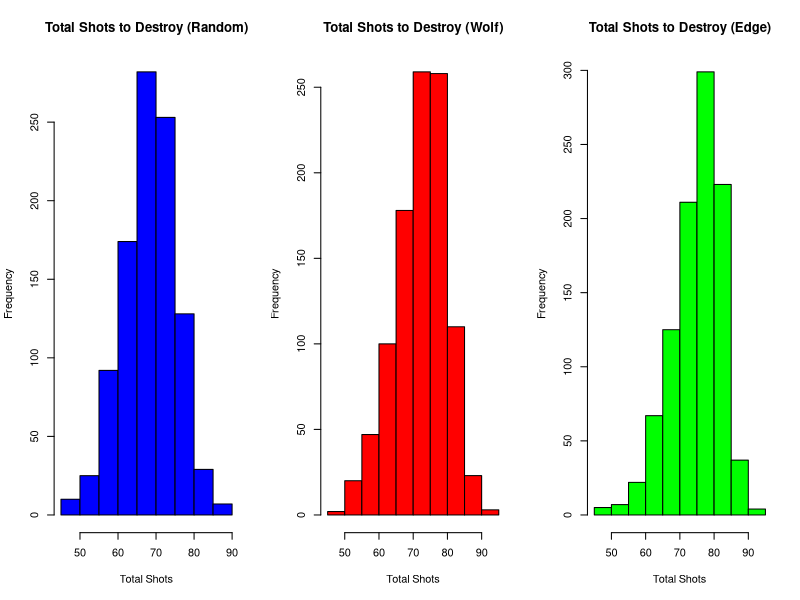
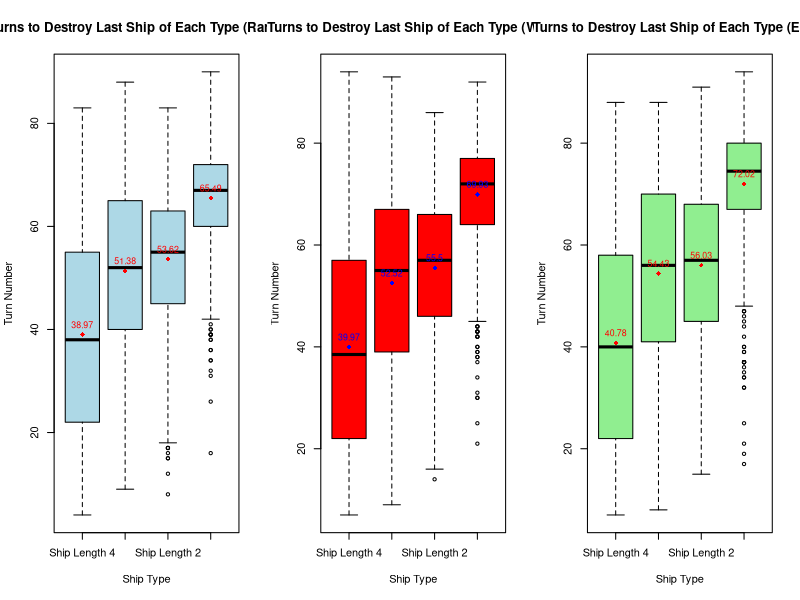

These figures' R source, in order:
## ---- chunk 1
knitr::opts_chunk$set(echo = TRUE)
## ---- chunk 2
set.seed(42)
### MAIN CODE ###


#surrounding cells, used by the next function
is_surrounding_empty <- function(board, row_start, row_end, col_start, 
                                 col_end) {
  row_start <- max(row_start - 1, 1)
  row_end <- min(row_end + 1, nrow(board))
  col_start <- max(col_start - 1, 1)
  col_end <- min(col_end + 1, ncol(board))
  return(all(board[row_start:row_end, col_start:col_end] == 0))
}
#place a ship
place_ship <- function(board, ship_length) {
  valid_placement <- FALSE
  while (!valid_placement) {
    orientation <- sample(1:2, 1)  
    if (orientation == 1) {  
      row <- sample(1:nrow(board), 1)
      col_start <- sample(1:(ncol(board) - ship_length + 1), 1)
      col_end <- col_start + ship_length - 1
      if (is_surrounding_empty(board, row, row, col_start, col_end)) {
        board[row, col_start:col_end] <- 1
        valid_placement <- TRUE
      }
    } else {
      col <- sample(1:ncol(board), 1)
      row_start <- sample(1:(nrow(board) - ship_length + 1), 1)
      row_end <- row_start + ship_length - 1
      if (is_surrounding_empty(board, row_start, row_end, col, col)) {
        board[row_start:row_end, col] <- 1
        valid_placement <- TRUE
      }
    }
  }
  return(board)
}
#if ship is destroyed
is_ship_destroyed <- function(board, row, col) {
  directions <- list(c(-1, 0), c(1, 0), c(0, -1), c(0, 1))
  
  #Check direction
  for (dir in directions) {
    offset <- 1
    while (TRUE) {
      new_row <- row + (dir[1] * offset)
      new_col <- col + (dir[2] * offset)

      # out of bounds
      if (new_row < 1 || new_row > nrow(board) || new_col < 1 || new_col 
          > ncol(board)) {
        break
      }

      #is not hit
      if (board[new_row, new_col] == 1) {
        return(FALSE)
      }

      #is a miss
      if (board[new_row, new_col] != 2) {
        break
      }

      offset <- offset + 1
    }
  }

  return(TRUE)
}

#mark the cells around
mark_surrounding_cells <- function(board, row, col) {
  row_start <- max(row - 1, 1)
  row_end <- min(row + 1, nrow(board))
  col_start <- max(col - 1, 1)
  col_end <- min(col + 1, ncol(board))
  marked_cells <- list()

  for (r in row_start:row_end) {
    for (c in col_start:col_end) {
      if (board[r, c] == 0) {
        board[r, c] <- -1
        marked_cells <- c(marked_cells, list(list(row = r, col = c)))
      }
    }
  }
  return(list("board" = board, "marked_cells" = marked_cells))
}


#remove a specific coordinate from the coordinates list
remove_coordinate <- function(coordinates, row, col) {
  coordinates <- coordinates[!(coordinates$x == col & coordinates$y == row),]
  return(coordinates)
}

#size of a ship
calculate_ship_length <- function(board, row, col) {
  ship_length <- 1  
  directions <- list(c(-1, 0), c(1, 0), c(0, -1), c(0, 1))

  for (dir in directions) {
    offset <- 1
    while (TRUE) {
      new_row <- row + (dir[1] * offset)
      new_col <- col + (dir[2] * offset)
      if (new_row < 1 || new_row > nrow(board) || new_col < 1 || new_col 
          > ncol(board) || board[new_row, new_col] != 2) {
        break
      }
      ship_length <- ship_length + 1
      offset <- offset + 1
    }
  }
  return(ship_length)
}

# shoot at a ship with strategy to hit adjacent cells if a ship is damaged
shoot_at_ship <- function(board, coordinates, last_hit = NULL) {
  target_found <- FALSE
  row <- col <- NULL
  destroyed_ship_length <- NULL
  
  # check if the ship is destroyed
  if (!is.null(last_hit) && board[last_hit$row, last_hit$col] == 2 && 
      !is_ship_destroyed(board, last_hit$row, last_hit$col)) {
    adjacents <- rbind(
      c(last_hit$row - 1, last_hit$col),
      c(last_hit$row + 1, last_hit$col),
      c(last_hit$row, last_hit$col - 1),
      c(last_hit$row, last_hit$col + 1)
    ) 
    valid_adjacents <- adjacents[adjacents[, 1] > 0 & adjacents[, 1] 
                                 <= nrow(board) & adjacents[, 2] > 0 
                                 & adjacents[, 2] <= ncol(board), ]
    for (i in 1:nrow(valid_adjacents)) {
      if (paste(valid_adjacents[i, 1], valid_adjacents[i, 2]) 
          %in% paste(coordinates$y, coordinates$x)) {
        row <- valid_adjacents[i, 1]
        col <- valid_adjacents[i, 2]
        target_found <- TRUE
        break
      }
    }
  }

  if (!target_found) {
    if (nrow(coordinates) == 0) {
      stop("No more coordinates available to shoot.")
    }
    random_index <- sample(1:nrow(coordinates), 1)
    row <- coordinates[random_index, "y"]
    col <- coordinates[random_index, "x"]
  }
  
  coordinates <- remove_coordinate(coordinates, row, col)
  if (board[row, col] == 1) {
    board[row, col] <- 2
    last_hit <- list(row = row, col = col)
    # cat("Hit at row:", row, "col:", col, "\n")
    
    if (is_ship_destroyed(board, row, col)) {
      # cat("Ship destroyed at row:", row, "col:", col, "\n")
      destroyed_ship_length <- calculate_ship_length(board, row, col)
      # cat("Destroyed_ship_length:", destroyed_ship_length, "\n")
      surround_result <- mark_surrounding_cells(board, row, col)
      board <- surround_result$board
      marked_cells <- surround_result$marked_cells
      for (cell in marked_cells) {
        coordinates <- remove_coordinate(coordinates, cell$row, cell$col)
      }
      last_hit <- NULL
    }
  } else {
    board[row, col] <- -1
    # cat("Miss at row:", row, "col:", col, "\n")
  }

  return(list("board" = board, "coordinates" = coordinates, "last_hit" 
              = last_hit, "destroyed_ship_length" = destroyed_ship_length))
}

### RANDOM SETUP ###

play_game <- function() {
  num_rows <- num_cols <- 10
  game_board <- matrix(0, nrow = num_rows, ncol = num_cols)
  ship_lengths <- c(4, 3, 3, 2, 2, 2, 1, 1, 1, 1)
  
  for (ship_length in ship_lengths) {
    game_board <- place_ship(game_board, ship_length)
  }
  coordinates <- expand.grid(x = 1:num_cols, y = 1:num_rows)
  total_shots <- 0
  last_hit <- NULL

  ship_destruction_data <- data.frame(ship_length = integer(), turn = integer())

  while (sum(game_board == 1) > 0) {
    result <- shoot_at_ship(game_board, coordinates, last_hit)
    game_board <- result$board
    coordinates <- result$coordinates
    last_hit <- result$last_hit
    destroyed_ship_length <- result$destroyed_ship_length
    total_shots <- total_shots + 1

    if (!is.null(result$destroyed_ship_length) && result$destroyed_ship_length 
        > 0) {
      ship_destruction_data <- rbind(ship_destruction_data, 
                                     data.frame(ship_length 
                                                = result$destroyed_ship_length, 
                                                turn = total_shots))
    }
  }

  
  # cat("All ships destroyed in", total_shots, "shots.\n")
  return(list(total_shots = total_shots, ship_destruction_data 
              = ship_destruction_data))
}

### WOLF SETUP ###
play_game_wolf <- function() {
  num_rows <- num_cols <- 10
  ship_lengths <- c(4, 3, 3, 2, 2, 2, 1, 1, 1, 1)
  game_board <- rbind(c(1,1,1,1,0,1,1,1,0,1),
                     c(0,0,0,0,0,0,0,0,0,1),
                     c(1,1,0,1,1,0,1,1,0,1),
                     c(0,0,0,0,0,0,0,0,0,0),
                     c(0,0,1,0,0,0,0,0,0,0),
                     c(0,0,0,0,0,0,0,0,0,0),
                     c(0,0,0,0,0,0,0,0,0,0),
                     c(0,0,0,0,0,0,0,0,1,0),
                     c(0,1,0,0,0,0,0,0,0,0),
                     c(0,0,0,0,0,1,0,0,0,0))
  coordinates <- expand.grid(x = 1:num_cols, y = 1:num_rows)
  total_shots <- 0
  last_hit <- NULL


  ship_destruction_data <- data.frame(ship_length = integer(), turn = integer())

  while (sum(game_board == 1) > 0) {
    result <- shoot_at_ship(game_board, coordinates, last_hit)
    game_board <- result$board
    coordinates <- result$coordinates
    last_hit <- result$last_hit
    destroyed_ship_length <- result$destroyed_ship_length
    total_shots <- total_shots + 1


    if (!is.null(result$destroyed_ship_length) && result$destroyed_ship_length 
        > 0) {
      ship_destruction_data <- rbind(ship_destruction_data, 
                                     data.frame(ship_length 
                                                = result$destroyed_ship_length, 
                                                turn = total_shots))
    }
  }

  
  # cat("All ships destroyed in", total_shots, "shots.\n")
  return(list(total_shots = total_shots, ship_destruction_data 
              = ship_destruction_data))
}

### EDGE SETUP ###
play_game_edge <- function() {
  num_rows <- num_cols <- 10
  ship_lengths <- c(4, 3, 3, 2, 2, 2, 1, 1, 1, 1)
  game_board <- rbind(c(1,1,1,1,0,1,1,1,0,1),
                     c(0,0,0,0,0,0,0,0,0,0),
                     c(0,0,0,0,0,0,0,0,0,1),
                     c(1,0,0,0,0,0,0,0,0,1),
                     c(1,0,0,0,0,0,0,0,0,1),
                     c(0,0,0,0,0,0,0,0,0,0),
                     c(0,0,0,0,0,0,0,0,0,0),
                     c(1,0,0,0,0,0,0,0,0,1),
                     c(1,0,0,0,0,0,0,0,0,0),
                     c(0,0,1,0,0,1,0,0,1,1))
  coordinates <- expand.grid(x = 1:num_cols, y = 1:num_rows)
  total_shots <- 0
  last_hit <- NULL


  ship_destruction_data <- data.frame(ship_length = integer(), turn = integer())

  while (sum(game_board == 1) > 0) {
    result <- shoot_at_ship(game_board, coordinates, last_hit)
    game_board <- result$board
    coordinates <- result$coordinates
    last_hit <- result$last_hit
    destroyed_ship_length <- result$destroyed_ship_length
    total_shots <- total_shots + 1


    if (!is.null(result$destroyed_ship_length) && result$destroyed_ship_length 
        > 0) {
      ship_destruction_data <- rbind(ship_destruction_data, 
                                     data.frame(ship_length 
                                                = result$destroyed_ship_length, 
                                                turn = total_shots))
    }
  }

  
  # cat("All ships destroyed in", total_shots, "shots.\n")
  return(list(total_shots = total_shots, ship_destruction_data 
              = ship_destruction_data))
}
## ---- chunk 3
### SIMULATION FOR RANDOM ###
set.seed(42)
n <- 1000
total_shots_random <- numeric(n)
ship_destruction_details <- vector("list", n)
ship_lengths <- c(4, 3, 2, 1)

for (i in 1:n) {
  game_result <- play_game()
  total_shots_random[i] <- game_result$total_shots
  ship_destruction_details[[i]] <- game_result$ship_destruction_data
}
total_shots_random_extracted <- NULL
for (i in 1:length(total_shots_random)){
  total_shots_random_extracted <- append(total_shots_random_extracted, 
                                         total_shots_random[i])
}


max_turns_per_ship_type_random <- data.frame(matrix(NA, nrow = n, ncol 
                                                    = length(ship_lengths)))
names(max_turns_per_ship_type_random) <- paste0("Ship Length ", 
                                                ship_lengths)

for (i in 1:n) {
  for (j in 1:length(ship_lengths)) {
    ship_length <- ship_lengths[j]

    turns_for_ship <- ship_destruction_details[[i]]$turn[ship_destruction_details[[i]]$ship_length 
                                                         == ship_length]
    

    if (length(turns_for_ship) > 0) {
      max_turns_per_ship_type_random[i, j] <- max(turns_for_ship)
    }
  }
}


## ---- chunk 4
### SIMULATION FOR WOLF ###
set.seed(42)
n <- 1000
total_shots_random_wolf <- numeric(n)
ship_destruction_details_wolf <- vector("list", n)
ship_lengths <- c(4, 3, 2, 1)

for (i in 1:n) {
  game_result <- play_game_wolf()
  total_shots_random_wolf[i] <- game_result$total_shots 
  ship_destruction_details_wolf[[i]] <- game_result$ship_destruction_data 
}
total_shots_random_extracted <- NULL
for (i in 1:length(total_shots_random_wolf)){
  total_shots_random_extracted <- append(total_shots_random_extracted, total_shots_random[i])
}




max_turns_per_ship_type_wolf <- data.frame(matrix(NA, nrow = n, ncol = length(ship_lengths)))
names(max_turns_per_ship_type_wolf) <- paste0("Ship Length ", ship_lengths)

for (i in 1:n) {
  for (j in 1:length(ship_lengths)) {
    ship_length <- ship_lengths[j]

    turns_for_ship <- ship_destruction_details_wolf[[i]]$turn[ship_destruction_details_wolf[[i]]$ship_length == ship_length]
    

    if (length(turns_for_ship) > 0) {
      max_turns_per_ship_type_wolf[i, j] <- max(turns_for_ship)
    }
  }
}


## ---- chunk 5
### SIMULATION FOR EDGE ###
set.seed(42)
n <- 1000
total_shots_random_edge <- numeric(n)
ship_destruction_details_edge <- vector("list", n)
ship_lengths <- c(4, 3, 2, 1)

for (i in 1:n) {
  game_result <- play_game_edge()
  total_shots_random_edge[i] <- game_result$total_shots
  ship_destruction_details_edge[[i]] <- game_result$ship_destruction_data
}
total_shots_random_extracted <- NULL
for (i in 1:length(total_shots_random_edge)){
  total_shots_random_extracted <- append(total_shots_random_extracted, total_shots_random[i])
}



max_turns_per_ship_type_edge <- data.frame(matrix(NA, nrow = n, ncol = length(ship_lengths)))
names(max_turns_per_ship_type_edge) <- paste0("Ship Length ", ship_lengths)

for (i in 1:n) {
  for (j in 1:length(ship_lengths)) {
    ship_length <- ship_lengths[j]
    turns_for_ship <- ship_destruction_details_edge[[i]]$turn[ship_destruction_details_edge[[i]]$ship_length == ship_length]
    
    if (length(turns_for_ship) > 0) {
      max_turns_per_ship_type_edge[i, j] <- max(turns_for_ship)
    } 
  }
}



## ---- chunk 6
par(mfrow = c(1, 3))

hist(total_shots_random, main = "Total Shots to Destroy (Random)", xlab = "Total Shots", ylab = "Frequency", col = "blue", border = "black")
hist(total_shots_random_wolf, main = "Total Shots to Destroy (Wolf)", xlab = "Total Shots", ylab = "Frequency", col = "red", border = "black")
hist(total_shots_random_edge, main = "Total Shots to Destroy (Edge)", xlab = "Total Shots", ylab = "Frequency", col = "green", border = "black")

# Assuming total_shots_random, total_shots_random_wolf, and total_shots_random_edge are numeric vectors
anova_total <- data.frame(
  total_shots = c(total_shots_random, total_shots_random_wolf, total_shots_random_edge),
  strategy = factor(rep(c("random", "wolf", "edge"), each = length(total_shots_random)))
)

# Perform ANOVA
anova_result <- aov(total_shots ~ strategy, data = anova_total)

# Get the summary of the ANOVA
cat("Mean for Random: ", mean(total_shots_random))
cat('\n')
cat("Mean for Wolf: ", mean(total_shots_random_wolf))
cat('\n')
cat("Mean for Edge: ", mean(total_shots_random_edge))
cat('\n')
summary(anova_result)
confint(anova_result)

## ---- chunk 7
max_turns_per_ship_type_random$group <- 'random'
max_turns_per_ship_type_wolf$group <- 'wolf'
max_turns_per_ship_type_edge$group <- 'edge'

random_vs_wolf <- rbind(max_turns_per_ship_type_random, max_turns_per_ship_type_wolf)
random_vs_edge <- rbind(max_turns_per_ship_type_random, max_turns_per_ship_type_edge)
wolf_vs_edge <- rbind(max_turns_per_ship_type_wolf, max_turns_per_ship_type_edge)

random_vs_wolf_anova <- aov(cbind(random_vs_wolf$`Ship Length 1`, random_vs_wolf$`Ship Length 2`, random_vs_wolf$`Ship Length 3`, random_vs_wolf$`Ship Length 4`) ~ group, data = random_vs_wolf)
summary(random_vs_wolf_anova)

random_vs_edge_anova <- aov(cbind(random_vs_edge$`Ship Length 1`, random_vs_edge$`Ship Length 2`, random_vs_edge$`Ship Length 3`, random_vs_edge$`Ship Length 4`) ~ group, data = random_vs_edge)

wolf_vs_edge_anova <- aov(cbind(wolf_vs_edge$`Ship Length 1`, wolf_vs_edge$`Ship Length 2`, wolf_vs_edge$`Ship Length 3`, wolf_vs_edge$`Ship Length 4`) ~ group, data = wolf_vs_edge)

extract_p_values <- function(anova_result) {
  sapply(1:4, function(i) {
    if (length(summary(anova_result)[[i]]) > 1) { 
      return(summary(anova_result)[[i]][["Pr(>F)"]][1])  
    } else {
      return(NA)  
    }
  })
}

random_vs_wolf_pvalues <- extract_p_values(random_vs_wolf_anova)
random_vs_edge_pvalues <- extract_p_values(random_vs_edge_anova)
wolf_vs_edge_pvalues <- extract_p_values(wolf_vs_edge_anova)


combined_anova_summary <- data.frame(
  'Random_vs_Wolf' = random_vs_wolf_pvalues,
  'Random_vs_Edge' = random_vs_edge_pvalues,
  'Wolf_vs_Edge' = wolf_vs_edge_pvalues
)
rownames(combined_anova_summary) <- paste0("Ship Length ", 1:4)
rounded_combined_anova_summary <- round(combined_anova_summary, 3)


boxplot(max_turns_per_ship_type_random[,1:4], 
        main = "Turns to Destroy Last Ship of Each Type (Random)", 
        ylab = "Turn Number", xlab = "Ship Type", 
        col = "lightblue", border = "black",
        names = paste0("Ship Length ",c(4,3,2,1)))

means_random <- colMeans(max_turns_per_ship_type_random[,1:4], na.rm = TRUE)
points(1:4, means_random, col = "red", pch = 18)
text(1:4, means_random, labels = round(means_random, 2), pos = 3, cex = 0.8, col = "red")


boxplot(max_turns_per_ship_type_wolf[,1:4], 
        main = "Turns to Destroy Last Ship of Each Type (Wolf)", 
        ylab = "Turn Number", xlab = "Ship Type", 
        col = "red", border = "black",
        names = paste0("Ship Length ",c(4,3,2,1)))

means_wolf <- colMeans(max_turns_per_ship_type_wolf[,1:4], na.rm = TRUE)
points(1:4, means_wolf, col = "blue", pch = 18)
text(1:4, means_wolf, labels = round(means_wolf, 2), pos = 3, cex = 0.8, col = "blue")


boxplot(max_turns_per_ship_type_edge[,1:4], 
        main = "Turns to Destroy Last Ship of Each Type (Edge)", 
        ylab = "Turn Number", xlab = "Ship Type", 
        col = "lightgreen", border = "black",
        names = paste0("Ship Length ", c(4,3,2,1)))
means_edge <- colMeans(max_turns_per_ship_type_edge[,1:4], na.rm = TRUE)
points(1:4, means_edge, col = "red", pch = 18)
text(1:4, means_edge, labels = round(means_edge, 2), pos = 3, cex = 0.8, col = "red")

rounded_combined_anova_summary
